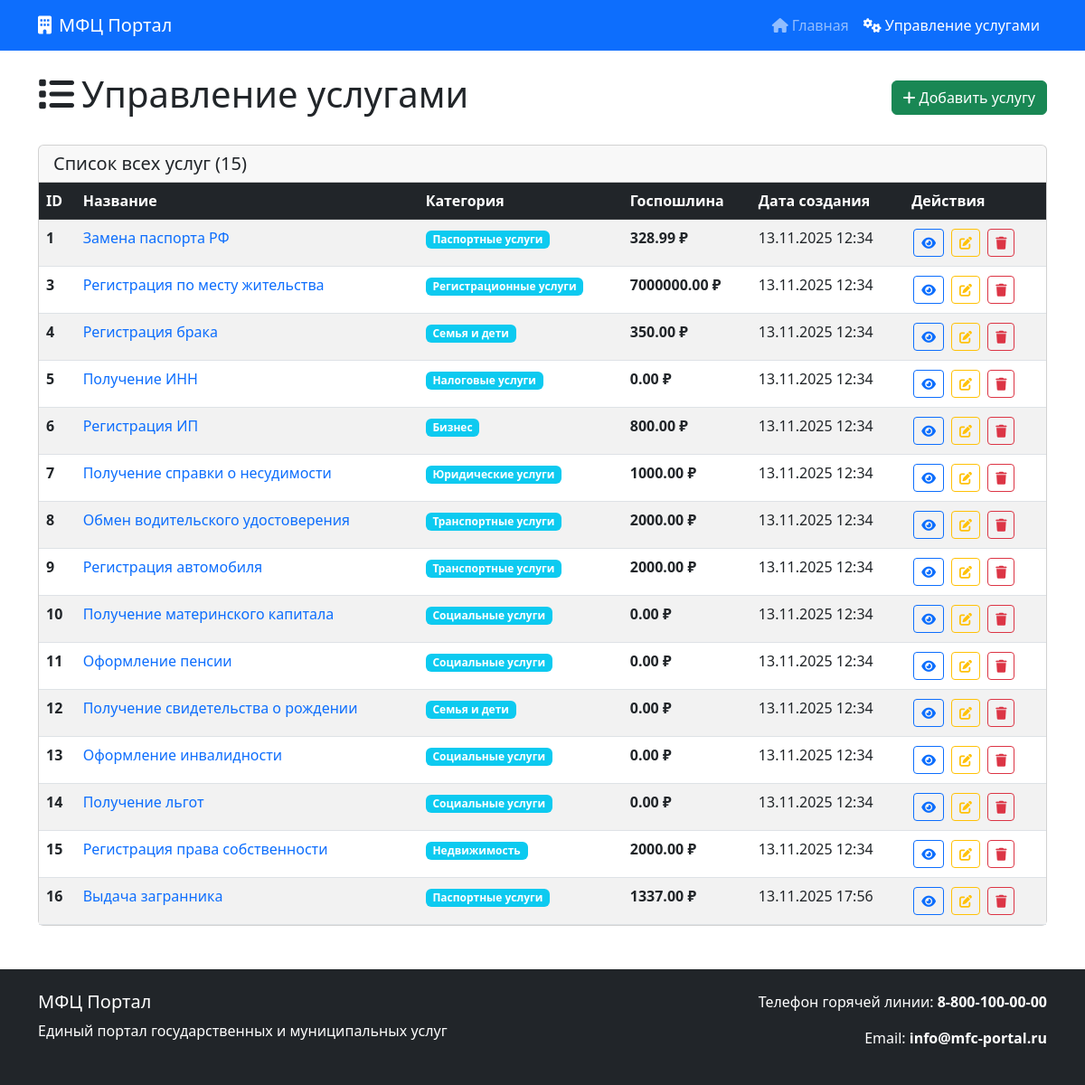
/services/, run on an earlier commit of the app's database.
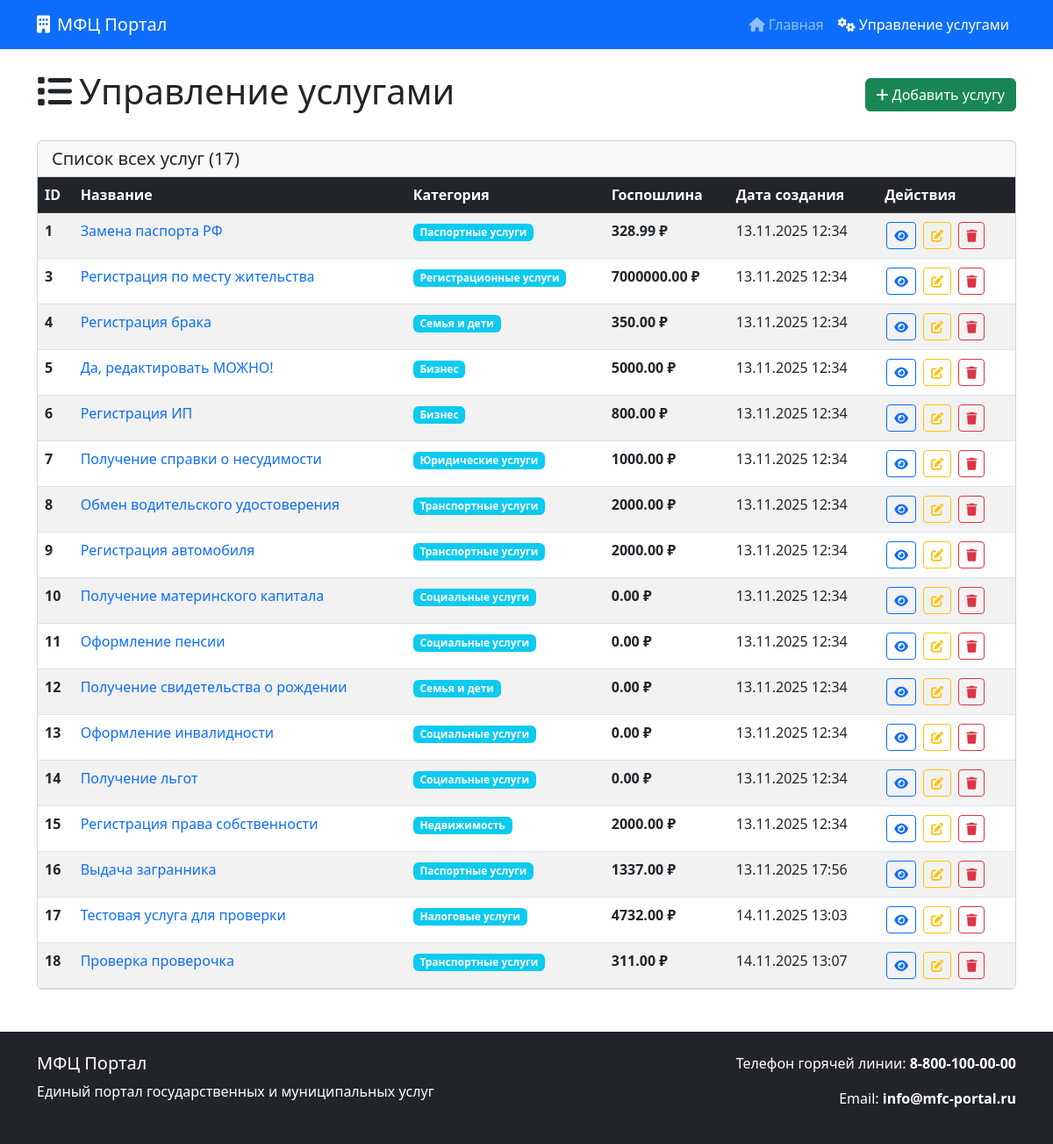
And on a later commit of the database.
### mfc_app/models.py (models this page shows, shortened)
class Service(models.Model):
    service_id = models.AutoField(primary_key=True)
    category = models.ForeignKey(Category, on_delete=models.SET_NULL, null=True, verbose_name=_('Категория'))
    name = models.CharField(max_length=100, verbose_name=_('Название услуги'))
    description = models.TextField(blank=True, null=True, verbose_name=_('Описание'))
    state_duty = models.DecimalField(max_digits=10, decimal_places=2, default=0.00, verbose_name=_('Госпошлина'))
    created_at = models.DateTimeField(auto_now_add=True, verbose_name=_('Дата создания'))
    class Meta:
        verbose_name = _('Услуга')
        verbose_name_plural = _('Услуги')

class Category(models.Model):
    category_id = models.AutoField(primary_key=True)
    name = models.CharField(max_length=100, verbose_name=_('Название категории'))
    class Meta:
        verbose_name = _('Категория услуг')
        verbose_name_plural = _('Категории услуг')

### mfc_app/views.py (the view)
# urls.py: path('services/', views.service_list, name='service_list'),
def service_list(request):
    services = Service.objects.all().select_related('category').order_by('service_id')
    return render(request, 'service_list.html', {'services': services})

### mfc_app/templates/service_list.html (shortened to what the changed rows need)
<!DOCTYPE html>
<html lang="ru">
<head>
    <link href="https://cdn.jsdelivr.net/npm/bootstrap@5.3.0/dist/css/bootstrap.min.css" rel="stylesheet">
    <link href="https://cdnjs.cloudflare.com/ajax/libs/font-awesome/6.0.0/css/all.min.css" rel="stylesheet">
</head>
<body>
    <div class="container mt-4">
        <div class="d-flex justify-content-between align-items-center mb-4">
            <h1><i class="fas fa-list me-2"></i>Управление услугами</h1>
        </div>
        <div class="card">
            <div class="card-header">
                <h5 class="mb-0">Список всех услуг ({{ services|length }})</h5>
            </div>
            <div class="card-body p-0">
                <div class="table-responsive">
                    <table class="table table-hover table-striped mb-0">
                        <thead class="table-dark">
                            <tr>
                                <th>ID</th>
                                <th>Название</th>
                                <th>Категория</th>
                                <th>Госпошлина</th>
                                <th>Дата создания</th>
                                <th>Действия</th>
                            </tr>
                        </thead>
                        <tbody>
                            {% for service in services %}
                            <tr>
                                <td><strong>{{ service.service_id }}</strong></td>
                                <td>
                                    <a href="/service/{{ service.service_id }}/" class="text-decoration-none">
                                        {{ service.name }}
                                    </a>
                                </td>
                                <td>
                                    {% if service.category %}
                                        <span class="badge bg-info">{{ service.category.name }}</span>
                                    {% else %}
                                        <span class="badge bg-secondary">Без категории</span>
                                    {% endif %}
                                </td>
                                <td>
                                    <span class="fw-bold">{{ service.state_duty }} ₽</span>
                                </td>
                                <td>{{ service.created_at|date:"d.m.Y H:i" }}</td>
                                <td class="action-buttons">
                                    <a href="{% url 'service_detail' service.service_id %}" class="btn btn-sm btn-outline-primary">
                                        <i class="fas fa-eye"></i>
                                    </a>
                                    <a href="/service/{{ service.service_id }}/edit/" class="btn btn-sm btn-outline-warning">
                                        <i class="fas fa-edit"></i>
                                    </a>
                                    <button type="button" class="btn btn-sm btn-outline-danger"
                                            data-bs-toggle="modal"
                                            data-bs-target="#deleteModal{{ service.service_id }}">
                                        <i class="fas fa-trash"></i>
                                    </button>
                                </td>
                            </tr>
                            {% endfor %}
                        </tbody>
                    </table>
                </div>
            </div>
        </div>
    </div>
</body>
</html>

What changed in the data, as far as the page shows it:
changed Service id 5: name "Получение ИНН" → "Да, редактировать МОЖНО!"; category.name "Налоговые услуги" → "Бизнес"; state_duty "0.00" → "5000.00"
added Service: service_id "17", name "Тестовая услуга для проверки", category.name "Налоговые услуги", state_duty "4732.00", created_at "14.11.2025 13:03"
added Service: service_id "18", name "Проверка проверочка", category.name "Транспортные услуги", state_duty "311.00", created_at "14.11.2025 13:07"
Also different on the page:
{{ services|length }}: "15" → "17"
